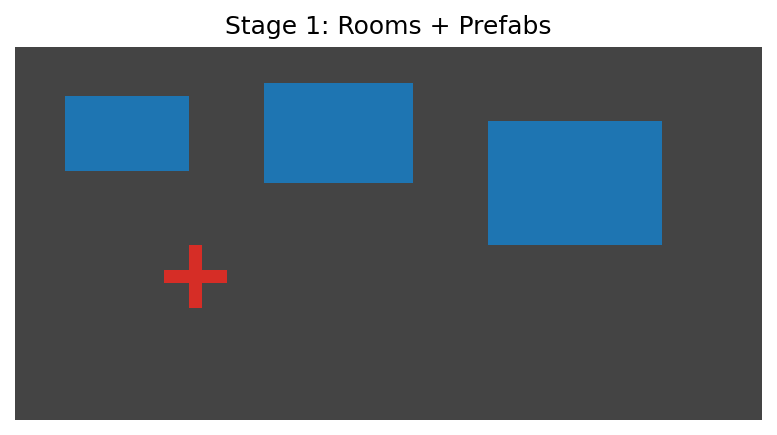
#> input picture stage1.png, 777 x 435 px; its folder holds 5 pictures in this run
$ python animate_dungeon.py
#> lines starting #> are read from the running program, lines starting #| are printed output that depends on the picture
"""
animate_dungeon.py

Standalone script that loads stage1.png..stage4.png and writes:
  - dungeon_evolution.gif
  - dungeon_evolution.mp4

Design:
  - Modular functions for loading images and writing GIF/MP4.
  - Primary writers use imageio; an optional Matplotlib.FuncAnimation writer is provided
    for environments where ffmpeg is configured for Matplotlib.

Usage:
  python animate_dungeon.py
"""
from typing import List, Sequence, Optional
from pathlib import Path
import sys

# Prefer imageio for simple read/write
try:
    import imageio.v2 as imageio
    _HAS_IMAGEIO = True
except Exception:
    _HAS_IMAGEIO = False

# Matplotlib only required for optional animation writer and preview
try:
    import matplotlib.pyplot as plt
    import matplotlib.animation as animation
    _HAS_MPL = True
except Exception:
    _HAS_MPL = False

# Pillow fallback for image loading if imageio missing
try:
    from PIL import Image
    _HAS_PIL = True
except Exception:
    _HAS_PIL = False


def load_stage_images(paths: Sequence[Path]) -> List:
    """
    Load images from disk in the order provided.
    Returns list of numpy arrays (H,W,3) uint8.
    """
    imgs = []
    for p in paths:
        if not p.exists():
            raise FileNotFoundError(f"Stage image not found: {p}")
        if _HAS_IMAGEIO:
            img = imageio.imread(str(p))
            # Ensure RGB (drop alpha if present)
            if img.ndim == 2:
                # grayscale -> convert to RGB
                import numpy as np
                img = np.stack([img] * 3, axis=-1)
            elif img.shape[2] == 4:
                img = img[:, :, :3]
        elif _HAS_PIL:
            img = Image.open(p).convert("RGB")
            import numpy as np
            img = np.array(img)
        else:
            raise RuntimeError("No image loader available (install imageio or pillow).")
        imgs.append(img)
    return imgs


def ensure_even_dimensions(img):
    """
    Ensure both width and height are even. If either dimension is odd,
    resize down by 1 pixel (crop the last row/column) so both are divisible by 2.

    Accepts a numpy array image (H, W, ...) and returns a numpy array.
    """
    # Import numpy locally to avoid hard dependency at module import time
    try:
        import numpy as np
    except Exception:
        raise RuntimeError("numpy is required for ensure_even_dimensions()")

    if not hasattr(img, "shape"):
        raise TypeError("ensure_even_dimensions expects an array-like with .shape")

    h, w = img.shape[0], img.shape[1]
    new_h = h - (h % 2)
    new_w = w - (w % 2)
    if new_h == h and new_w == w:
        return img
    # Crop without copying more than necessary
    if img.ndim == 2:
        return img[:new_h, :new_w]
    else:
        return img[:new_h, :new_w, ...]


def save_gif(images: List, out_path: Path, duration: float = 0.8) -> None:
    """
    Write animated GIF from images.
    duration: seconds per frame.
    """
    if not _HAS_IMAGEIO:
        raise RuntimeError("imageio required to write GIF (install imageio).")
    # imageio expects list of arrays
    imageio.mimsave(str(out_path), images, duration=duration)
    print(f"Saved GIF: {out_path}")


def save_mp4_imageio(images: List, out_path: Path, fps: int = 2) -> None:
    """
    Write MP4 using imageio (requires ffmpeg available to imageio).
    """
    if not _HAS_IMAGEIO:
        raise RuntimeError("imageio required to write MP4 (install imageio).")
    # imageio will select ffmpeg writer automatically by file extension
    try:
        imageio.mimwrite(str(out_path), images, fps=fps, macro_block_size=None)
        print(f"Saved MP4 via imageio: {out_path}")
    except Exception as e:
        raise RuntimeError(f"imageio failed to write MP4: {e}")


def save_mp4_matplotlib(images: List, out_path: Path, fps: int = 2) -> None:
    """
    Optional: Use matplotlib.animation.FuncAnimation + ffmpeg writer.
    This requires Matplotlib configured with ffmpeg.
    """
    if not _HAS_MPL:
        raise RuntimeError("matplotlib required for this writer (install matplotlib).")

    fig, ax = plt.subplots(figsize=(6, 4))
    ax.axis("off")
    im = ax.imshow(images[0], animated=True, interpolation="nearest")

    def _update(i):
        im.set_array(images[i])
        return (im,)

    ani = animation.FuncAnimation(fig, _update, frames=len(images), interval=1000 // fps, blit=True)
    # Try saving with ffmpeg writer
    try:
        Writer = animation.writers['ffmpeg']
        writer = Writer(fps=fps, metadata=dict(artist='animate_dungeon'), bitrate=2000)
        ani.save(str(out_path), writer=writer)
        print(f"Saved MP4 via matplotlib+ffmpeg: {out_path}")
    finally:
        plt.close(fig)


def build_default_stage_paths(base_dir: Optional[Path] = None) -> List[Path]:
    if base_dir is None:
        base_dir = Path.cwd()
    return [base_dir / f"stage{i}.png" for i in (1, 2, 3, 4)]


def main(output_gif: str = "dungeon_evolution.gif", output_mp4: str = "dungeon_evolution.mp4"):
    base = Path.cwd()
    paths = build_default_stage_paths(base)
    try:
        imgs = load_stage_images(paths)
#> in load_stage_images, img is the input picture: shape (435, 777, 4); mean R, G, B, A 95.2, 106.2, 114.4, 255
    except FileNotFoundError as e:
        print(f"ERROR: {e}", file=sys.stderr)
        print("Ensure visualize_dungeon.py was run and produced stage1.png..stage4.png in this directory.", file=sys.stderr)
        sys.exit(2)
    except Exception as e:
        print(f"ERROR loading images: {e}", file=sys.stderr)
        sys.exit(3)

    out_gif = base / output_gif
    out_mp4 = base / output_mp4

    # Write GIF (unchanged behavior)
    try:
        save_gif(imgs, out_gif, duration=0.9)
    except Exception as e:
        print(f"Failed to write GIF: {e}", file=sys.stderr)

    # Prepare frames with even dimensions for MP4 writers
    try:
        even_imgs = [ensure_even_dimensions(img) for img in imgs]
#> in ensure_even_dimensions (call 2), `return img[:new_h, :new_w, ...]`:
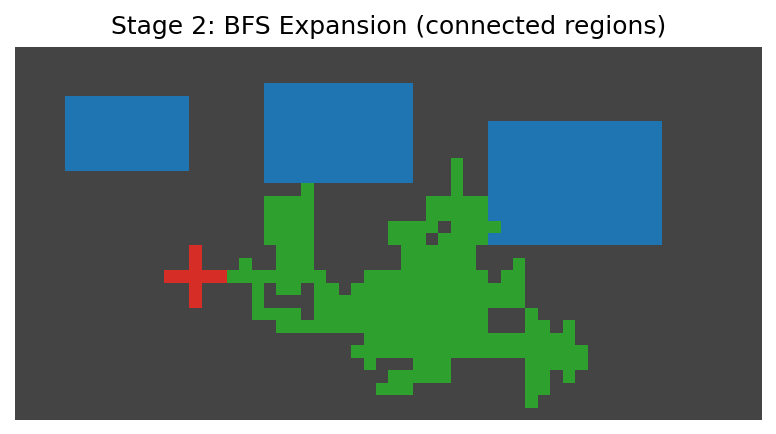
#> returned value: shape (434, 776, 3); mean of channels 0, 1, 2 91.4, 114.1, 110.6; drawn as R, G, B
#> in ensure_even_dimensions (call 3), `return img[:new_h, :new_w, ...]`:
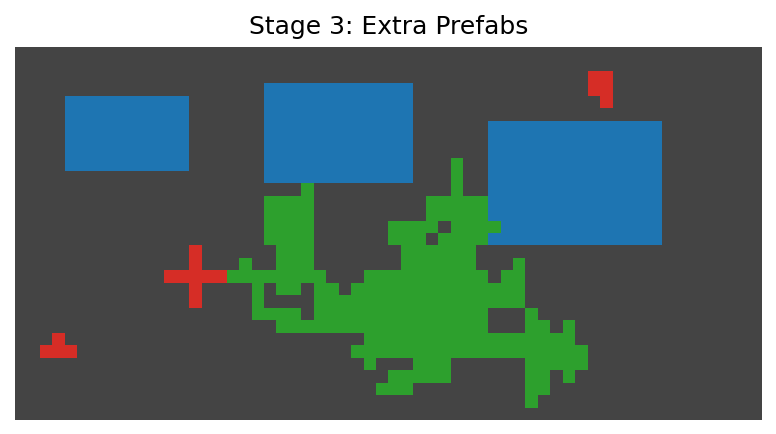
#> returned value: shape (434, 776, 3); mean of channels 0, 1, 2 93, 115, 111.5; drawn as R, G, B
    except Exception as e:
        print(f"Failed to normalize frame dimensions for MP4: {e}", file=sys.stderr)
        even_imgs = imgs  # fallback to original frames

    # Prefer imageio MP4 for portability; fallback to matplotlib writer if available
    mp4_written = False
    try:
        save_mp4_imageio(even_imgs, out_mp4, fps=2)
        mp4_written = True
    except Exception as e:
        print(f"imageio MP4 write failed: {e}", file=sys.stderr)
        if _HAS_MPL:
            try:
                save_mp4_matplotlib(even_imgs, out_mp4, fps=2)
                mp4_written = True
            except Exception as e2:
                print(f"matplotlib MP4 write failed: {e2}", file=sys.stderr)

    if not mp4_written:
        # Clear, user-facing message but do not exit with error
        print("MP4 export failed, GIF saved successfully.", file=sys.stderr)


if __name__ == "__main__":
    main()
